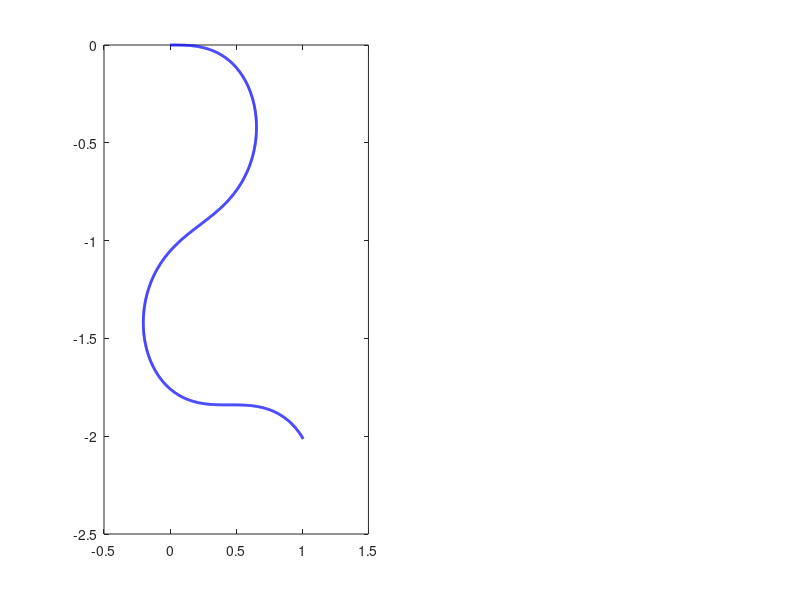

Reproduce this figure in MATLAB. (Note: this script raises an error after producing the figure.)
%% step2_robot_kinematics.m
% LEARNING OBJECTIVE: Understand how differential drive robots move

clc; clear; close all;

fprintf('═══════════════════════════════════════════════════════════\n');
fprintf('   STEP 2: DIFFERENTIAL DRIVE ROBOT KINEMATICS\n');
fprintf('═══════════════════════════════════════════════════════════\n\n');

%% Robot Parameters (Explain each to students)
robot.wheel_radius = 0.05;    % 5 cm wheels
robot.wheel_base = 0.3;       % 30 cm between wheels
robot.max_speed = 10;         % max wheel angular velocity (rad/s)

fprintf('Robot Parameters:\n');
fprintf('  Wheel Radius (r): %.2f m\n', robot.wheel_radius);
fprintf('  Wheel Base (L):   %.2f m\n', robot.wheel_base);
fprintf('  Max Wheel Speed:  %.1f rad/s\n\n', robot.max_speed);

%% Simulation Setup
dt = 0.01;          % Time step (10 ms)
t_final = 15;       % Simulation duration
t = 0:dt:t_final;   % Time vector
N = length(t);      % Number of time steps

% Initialize state: [x, y, theta]
state = zeros(N, 3);
state(1,:) = [0, 0, 0];  % Start at origin, facing +X

%% Define Motion Pattern (Students can modify this!)
fprintf('Select motion pattern:\n');
fprintf('  1 - Straight Line\n');
fprintf('  2 - Circle (Left Turn)\n');
fprintf('  3 - Circle (Right Turn)\n');
fprintf('  4 - S-Curve\n');
fprintf('  5 - Square Path\n\n');

pattern = 4;  % Change this value (1-5)
fprintf('Using Pattern %d\n\n', pattern);

% Generate wheel velocities based on pattern
omega_L = zeros(N, 1);  % Left wheel angular velocity
omega_R = zeros(N, 1);  % Right wheel angular velocity

switch pattern
    case 1  % Straight line
        omega_L(:) = 5;
        omega_R(:) = 5;
        
    case 2  % Circle (left turn)
        omega_L(:) = 3;
        omega_R(:) = 6;
        
    case 3  % Circle (right turn)
        omega_L(:) = 6;
        omega_R(:) = 3;
        
    case 4  % S-Curve
        omega_L = 5 + 2*sin(0.5*t');
        omega_R = 5 - 2*sin(0.5*t');
        
    case 5  % Square (approximate)
        segment_time = t_final / 8;
        for i = 1:N
            segment = floor(t(i) / segment_time);
            if mod(segment, 2) == 0  % Straight
                omega_L(i) = 5;
                omega_R(i) = 5;
            else  % Turn
                omega_L(i) = -3;
                omega_R(i) = 3;
            end
        end
end

%% Main Simulation Loop
fprintf('Running simulation...\n');

velocity_log = zeros(N, 2);  % [v, omega] log

for k = 1:N-1
    % Current state
    x = state(k, 1);
    y = state(k, 2);
    theta = state(k, 3);
    
    % ═══════════════════════════════════════════════════════════
    % KINEMATIC EQUATIONS (Core learning content)
    % ═══════════════════════════════════════════════════════════
    
    % Convert wheel angular velocities to linear velocities
    v_L = robot.wheel_radius * omega_L(k);  % Left wheel linear velocity
    v_R = robot.wheel_radius * omega_R(k);  % Right wheel linear velocity
    
    % Robot velocities (at center point)
    v = (v_R + v_L) / 2;                    % Linear velocity
    omega = (v_R - v_L) / robot.wheel_base; % Angular velocity
    
    velocity_log(k,:) = [v, omega];
    
    % State derivatives (how position changes)
    x_dot = v * cos(theta);
    y_dot = v * sin(theta);
    theta_dot = omega;
    
    % Euler integration (update state)
    state(k+1, 1) = x + x_dot * dt;
    state(k+1, 2) = y + y_dot * dt;
    state(k+1, 3) = theta + theta_dot * dt;
end

fprintf('Simulation complete!\n\n');

%% Visualization
figure('Name', 'Step 2: Robot Kinematics', 'Position', [100 100 1200 500]);

% Plot 1: Trajectory
subplot(1, 2, 1);
plot(state(:,1), state(:,2), 'b-', 'LineWidth', 2);
hold on;

% Draw robot at intervals
draw_interval = floor(N/15);
for k = 1:draw_interval:N
    drawRobot(state(k,1), state(k,2), state(k,3), robot.wheel_base/2, [0.2 0.6 1]);
end

% Mark start and end
plot(state(1,1), state(1,2), 'go', 'MarkerSize', 15, 'MarkerFaceColor', 'g');
plot(state(end,1), state(end,2), 'rs', 'MarkerSize', 15, 'MarkerFaceColor', 'r');

xlabel('X Position (m)', 'FontSize', 12);
ylabel('Y Position (m)', 'FontSize', 12);
title('Robot Trajectory', 'FontSize', 14);
axis equal; grid on;
legend('Path', 'Robot Pose', 'Start', 'End', 'Location', 'best');

% Plot 2: Velocities over time
subplot(1, 2, 2);
yyaxis left
plot(t, velocity_log(:,1), 'b-', 'LineWidth', 1.5);
ylabel('Linear Velocity v (m/s)', 'FontSize', 12);
ylim([min(velocity_log(:,1))-0.1, max(velocity_log(:,1))+0.1]);

yyaxis right
plot(t, velocity_log(:,2), 'r-', 'LineWidth', 1.5);
ylabel('Angular Velocity ω (rad/s)', 'FontSize', 12);

xlabel('Time (s)', 'FontSize', 12);
title('Velocity Commands', 'FontSize', 14);
grid on;
legend('Linear v', 'Angular ω', 'Location', 'best');

sgtitle('STEP 2: Differential Drive Kinematics', 'FontSize', 16, 'FontWeight', 'bold');

%% Display Key Equations
fprintf('═══════════════════════════════════════════════════════════\n');
fprintf('KEY EQUATIONS:\n');
fprintf('═══════════════════════════════════════════════════════════\n');
fprintf('  v = r(ωR + ωL)/2      Linear velocity\n');
fprintf('  ω = r(ωR - ωL)/L      Angular velocity\n');
fprintf('  ẋ = v·cos(θ)         X velocity\n');
fprintf('  ẏ = v·sin(θ)         Y velocity\n');
fprintf('  θ̇ = ω                Heading rate\n');
fprintf('═══════════════════════════════════════════════════════════\n');

%% Helper Function
function drawRobot(x, y, theta, size, color)
    % Draw triangle representing robot
    angles = theta + [0, 2.5, -2.5];
    px = x + size * cos(angles);
    py = y + size * sin(angles);
    fill(px, py, color, 'FaceAlpha', 0.7, 'EdgeColor', 'k');
end
